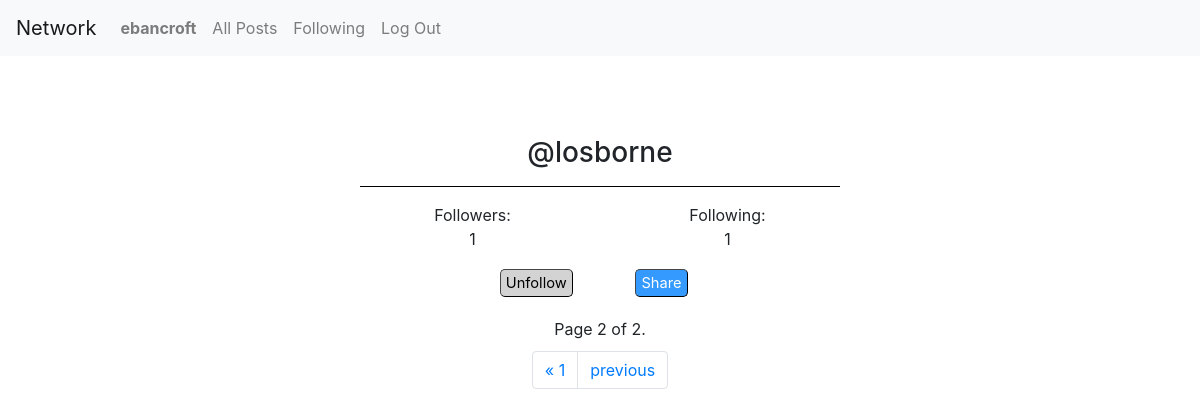
Page /profile/3/?page=2 (signed in) on the committed database.
### network/models.py (models this page shows)
class User(AbstractUser):
    followers = models.ManyToManyField('self', symmetrical=False, related_name="subscribed")
    following = models.ManyToManyField('self', symmetrical=False, related_name="subscribed_to_you")
    def natural_key(self):
        return (self.username)
    def get_id(self):
        return (self.id)

### network/views.py (the view)
# urls.py: path("profile/<int:profile_id>/", views.profile, name="profile"),
@login_required
def profile(request, profile_id):
    profile = User.objects.get(id=profile_id)
    user = User.objects.get(id=request.user.id)
    posts = Post.objects.filter(author=profile.id)
    posts = posts.order_by('-created')
    p = Paginator(posts, 10)
    page_no = request.GET.get('page')
    page_obj = p.get_page(page_no)
    serialized_posts = serialise_posts_complex(page_obj.object_list, request.user)
    check = check_if_following(user, profile)
    return render(request, "network/profile.html", {
        "profile": profile,
        "posts": serialized_posts,
        "check": check,
        "page_obj": page_obj
    })

### network/models.py (called while the page is built)
    @property
    def likes_count(self):
        return self.likes.count()

    def timestamp(self):
        return self.created.strftime("%b %d, %Y %I:%M%p")

### network/views.py (called while the page is built)
def check_if_following(user, profile):
    check = False
    for person in user.following.all():
        if person.username == profile.username:
            check = True
    return check

### network/templates/network/profile.html (shortened to what this page needs)
{% extends "network/layout.html" %}
{% block body %}
    <div class="profile_stats">
        <h3 style="marg">@{{profile.username}}</h3>
        <hr color="black" size="10">
        <div class="row marg-top">
            <div class="col-6">Followers:</div>
            <div class="col-6">Following:</div>
        </div>
        <div class="row">
            <div class="col-6">{{profile.followers.count}}</div>
            <div class="col-6">{{profile.following.count}}</div>
        </div>
        {% if user.is_authenticated and user.username != profile.username %}
            {% if check %}
                <div class="row pt-2 justify-content-center">
                    <form action="{% url 'unfollow' user.id profile.id %}">
                        <div class="col-3">
                            <input type="submit" value="Unfollow" class="btn-rounded"
                            style="background-color:#d3d3d3; color: black;"></input>
                        </div>
                    </form>
                    <div class="col-3"><button class="btn-rounded">Share</button></div>
                </div>
            {% endif %}
        {% endif %}
    </div>
    <div class="pagination">
        <span class="current">
            Page {{ page_obj.number }} of {{ page_obj.paginator.num_pages }}.
        </span>
    </div>
    <nav aria-label="Page navigation">
        <ul class="pagination">
                {% if page_obj.has_previous %}
                    <li class="page-item">
                        <a class="page-link" href="?page=1" aria-label="First">
                        <span aria-hidden="true">&laquo; 1</span>
                        </a>
                    </li>
                    <li class="page-item"><a class="page-link" href="?page={{ page_obj.previous_page_number }}">previous</a></li>
                {% endif %}
        </ul>
      </nav>
{% endblock %}

### network/templates/network/layout.html (shortened to what this page needs)
{% load static %}
<!DOCTYPE html>
<html lang="en">
    <head>
        <link rel="stylesheet" href="https://stackpath.bootstrapcdn.com/bootstrap/4.4.1/css/bootstrap.min.css">
        <link href="{% static 'network/styles.css' %}" rel="stylesheet">
    </head>
    <body>
        <nav class="navbar navbar-expand-lg navbar-light bg-light">
            <a class="navbar-brand" href="#">Network</a>
            <div class="collapse navbar-collapse" id="navbarNav">
              <ul class="navbar-nav mr-auto">
                {% if user.is_authenticated %}
                    <li class="nav-item">
                        <a class="nav-link" href="{% url 'profile' user.id %}"><strong>{{ user.username }}</strong></a>
                    </li>
                {% endif %}
                <li class="nav-item">
                  <a class="nav-link" href="{% url 'index' %}">All Posts</a>
                </li>
                {% if user.is_authenticated %}
                    <li class="nav-item">
                        <a class="nav-link" href="{% url 'following' %}">Following</a>
                    </li>
                    <li class="nav-item">
                        <a class="nav-link" href="{% url 'logout' %}">Log Out</a>
                    </li>
                {% endif %}
              </ul>
            </div>
          </nav>
          {% block body %}
          {% endblock %}
    </body>
</html>

### network/static/network/styles.css (style rules this page uses)
.profile_stats { margin-left: 30vw; margin-right: 30vw; margin-top: 10vh; text-align: center; }
.btn-rounded { border-width: 1px; border-color: rgb(70, 70, 70); border-radius: 5px; background-color: rgba(0, 128, 255, 0.798); color: white; font-size: 11pt; padding-top: 2px; padding-bottom: 2px; padding-right: 5px; padding-left: 5px; margin: 10px; }
.pagination { justify-content: center; margin-top: 10px; margin-bottom: 10px; }

### rows in the picture
User: username "ebancroft"
User: username "losborne", followers.count "1", following.count "1"

### other values in the picture
{{ page_obj.number }} "2"
{{ page_obj.paginator.num_pages }} "2"
